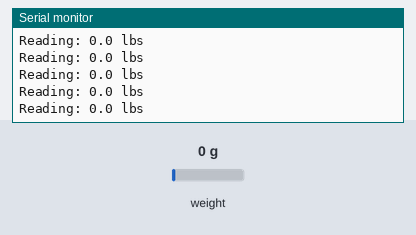
The sketch below on a simulated Arduino Uno, built with avr-gcc and run on an emulated ATmega328P. Shown: the last lines printed to the serial monitor. Inputs (shaded band) come from the test bench; at power-on: weight on the scale 0 g.

Above: at 2.2 s.
2.3 s: weight on the scale set to 100 g
At 2.32 s:
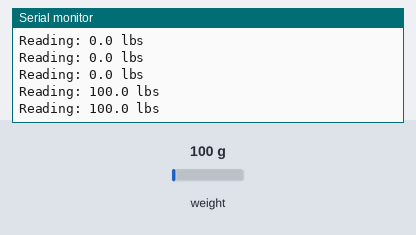
5.3 s: weight on the scale set to 1250 g
At 5.34 s:
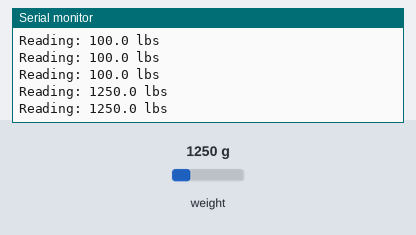
Timing chart, 0 to 8.3 s (numbered marks = the images above; inputs shaded):
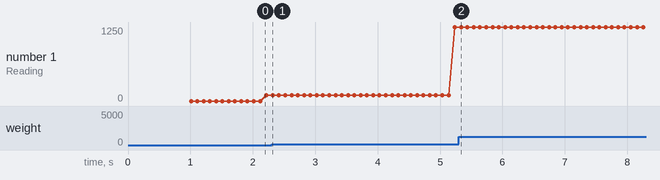

Measured:
- after the input at 2.3 s, the serial monitor: prints a new line at once (image 1)
- after the input at 5.3 s, the serial monitor: prints a new line at once (image 2)
- plotted number 1: 100 → 1250 after the input at 2.3 s

The sketch:

hx711_read_example.ino
```cpp
// (licence header left out)
#include "HX711.h"

#define calibration_factor -1540.0 //This value is obtained using the SparkFun_HX711_Calibration sketch

#define DOUT  3
#define CLK  2

HX711 scale;

void setup() {
  Serial.begin(9600);
  Serial.println("HX711 scale demo");

  scale.begin(DOUT, CLK);
  scale.set_scale(calibration_factor); //This value is obtained by using the SparkFun_HX711_Calibration sketch
  scale.tare(); //Assuming there is no weight on the scale at start up, reset the scale to 0

  Serial.println("Readings:");
}

void loop() {
  Serial.print("Reading: ");
  Serial.print(scale.get_units(), 1); //scale.get_units() returns a float
  Serial.print(" lbs"); //You can change this to kg but you'll need to refactor the calibration_factor
  Serial.println();
}
```
